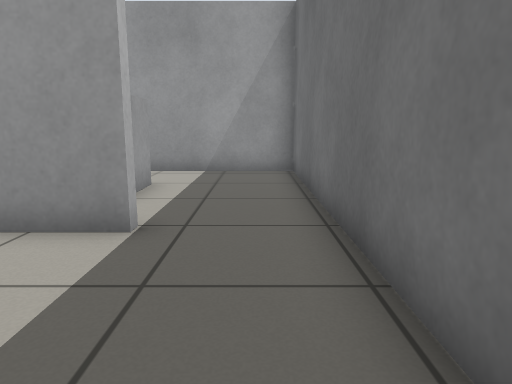
View 1 (above)

16 first-person views from a walk through a robot-simulator world made for Gazebo. The camera is 0.68 m above the floor, tilts 10° down and sees 70° across. The floor is counted in squares, 0.5 m on a side. Each view is taken from the middle of a square. On the plan, view 1 faces up. The plan holds only what a view shows up to about 15 squares ahead; the rest is blank.

View 2
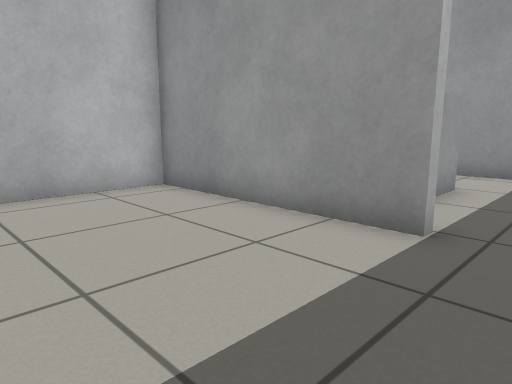

View 3
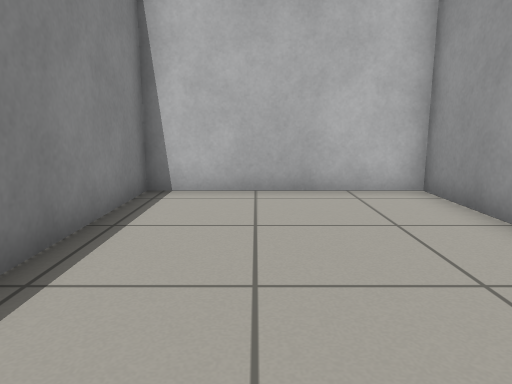

View 4
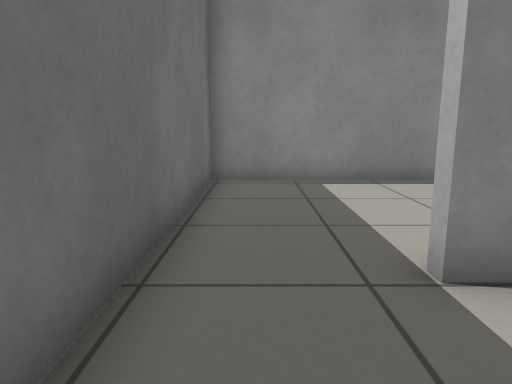

View 5
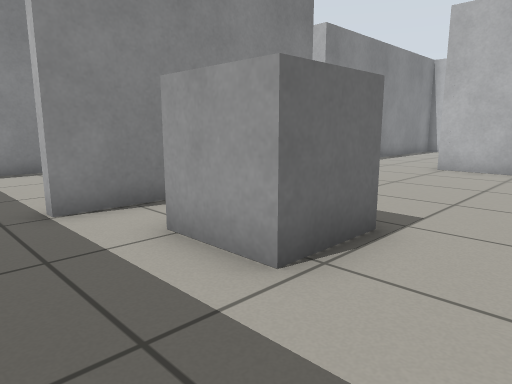

View 6
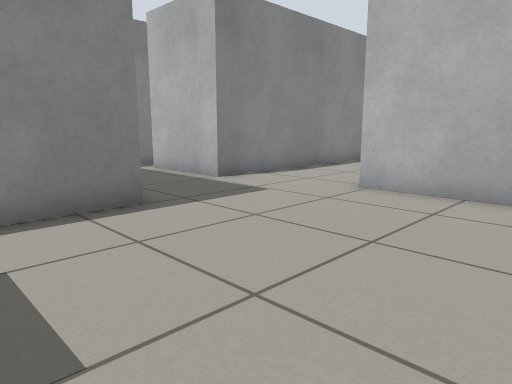

View 7
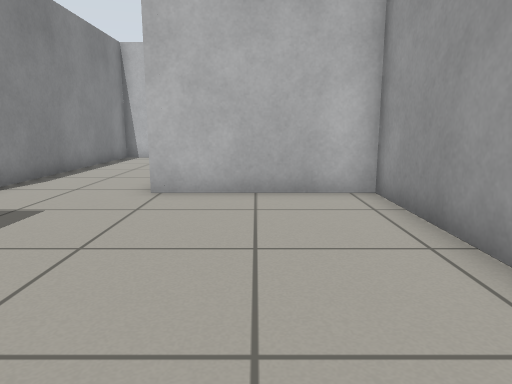

View 8
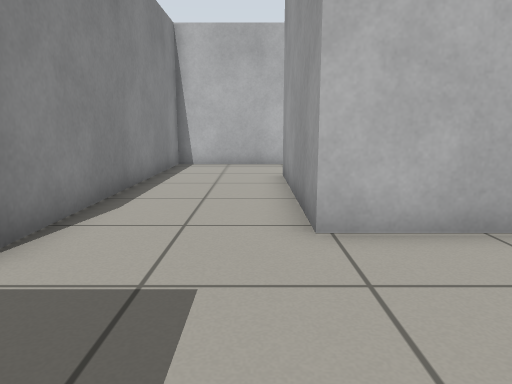

View 9
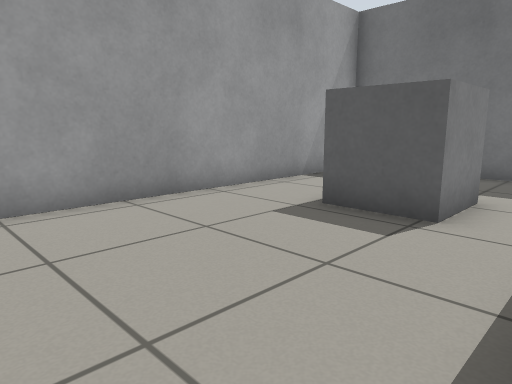

View 10
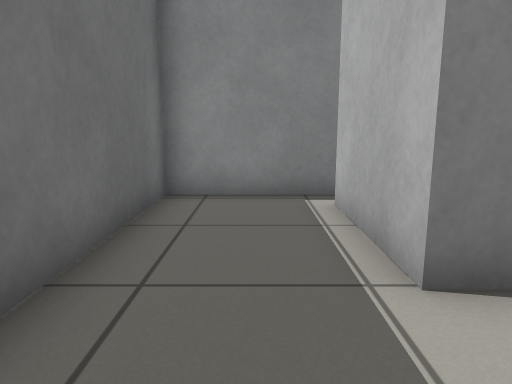

View 11
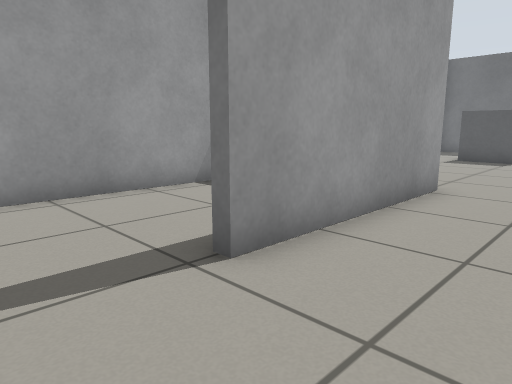

View 12
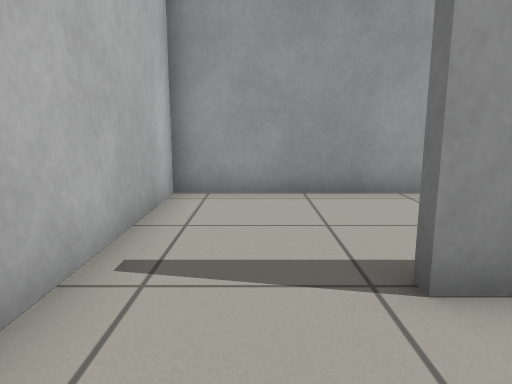

View 13
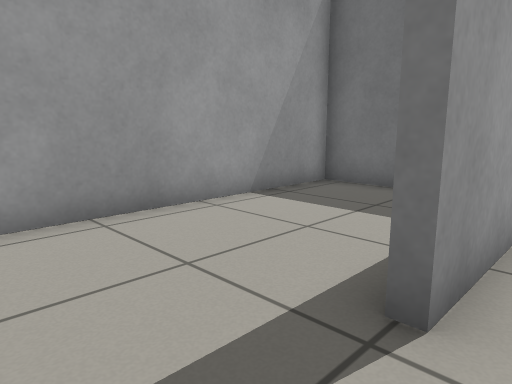

View 14
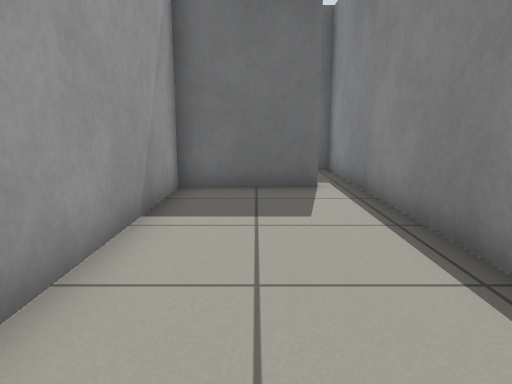

View 15
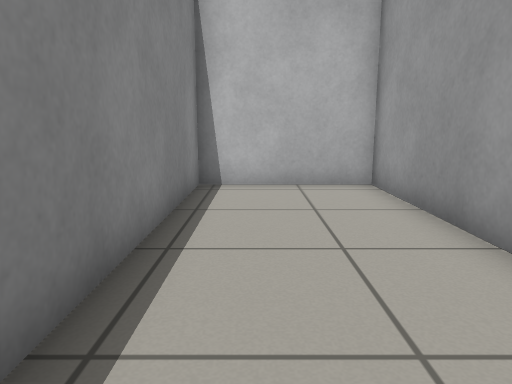

View 16
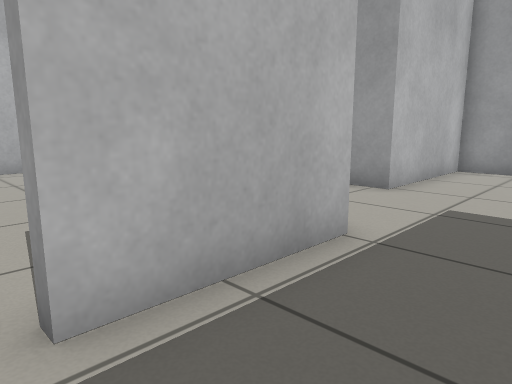

### Floor plan
Points are (right, up) in squares from view 1. A wall is a line through its corners. A room is listed if a view was taken in it or the views show most of it. See-through windows are left out.
Room 1 (views 1, 2, 3)
walls: (-1.6, 4.6) (-7.8, 4.6) (-7.8, -1.4) (1.2, -1.4) (1.2, 4.6)
ways out: opening at (-0.5, 5) to room 2
Room 2 (views 4, 5, 6, 7, 8, 9, 10, 11, 12, 13, 16)
walls: (-8.2, 4.9) (-1.6, 4.9); (-12.4, -1.4) (-8.2, -1.4) (-8.2, 3.5); (1.2, 4.6) (1.2, 11.5) (-12.6, 11.5) (-12.6, 6.8) (-18.6, 6.8); (-21.7, 6.6) (-21.7, 3.1) (-11.4, 3.1) (-11.4, -0.5)
ways out: opening at (-0.5, 5) to room 1; opening at (-12, -1) to room 3; opening at (-20, 7) to room 4
objects: grey box (-4, 7) to (-3, 9)
Room 3 (views 14, 15)
walls: (-11.7, -0.5) (-11.7, 2.8) (-21.7, 2.8) (-21.7, -1.4) (-12.4, -1.4)
ways out: opening at (-12, -1) to room 2
Room 4 (no view inside)
walls: (-12.9, 9.6) (-12.9, 11.5) (-21.7, 11.5) (-21.7, 6.6)
ways out: opening at (-20, 7) to room 2

Where each view was taken, in squares from view 1:
view 1: 0 up, 0 right, facing up
view 2: 0 up, 0 right, facing up-left
view 3: 1 up, 0 right, facing left
view 4: 8 up, 0 right, facing down
view 5: 11 up, 0 right, facing down-left
view 6: 11 up, 5 left, facing down-left
view 7: 9 up, 5 left, facing left
view 8: 6 up, 8 left, facing left
view 9: 5 up, 10 left, facing up-right
view 10: 6 up, 10 left, facing down
view 11: 4 up, 21 left, facing up-right
view 12: 4 up, 20 left, facing up
view 13: 6 up, 21 left, facing up-right
view 14: 1 up, 20 left, facing right
view 15: 0 up, 13 left, facing left
view 16: 1 down, 9 left, facing up-left
